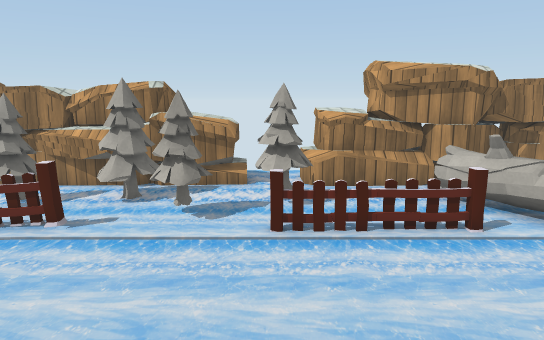
view 1 (above)

18 first-person views from a walk through a 3-D level made in the Unity game engine. The camera is 1.4 m above the floor, tilts 10° down and sees 70° across. The floor is counted in squares, 0.5 m on a side. Each view is taken from the middle of a square. On the plan, view 1 faces up. The plan holds only what a view shows up to about 20 squares ahead; the rest is blank. The place goes on beyond the plan. Some surface patterns are stand-ins.

view 2
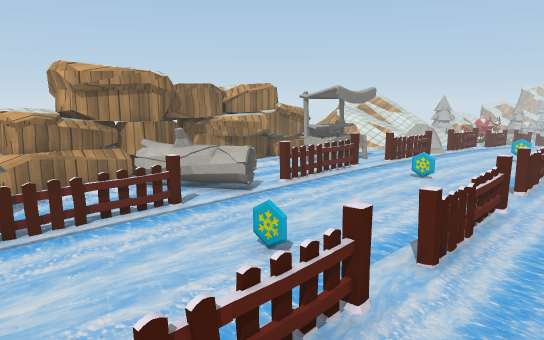

view 3
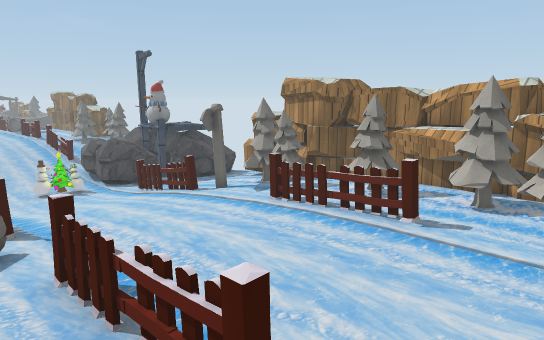

view 4
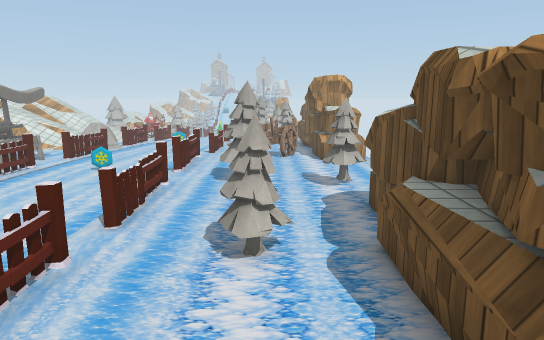

view 5
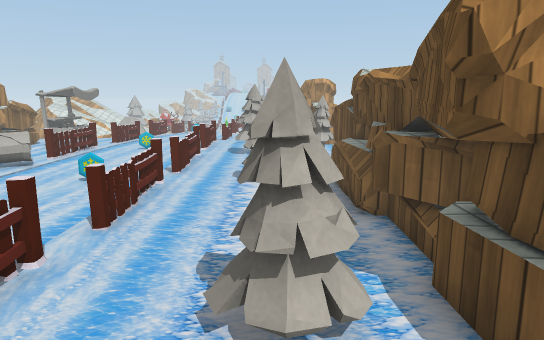

view 6
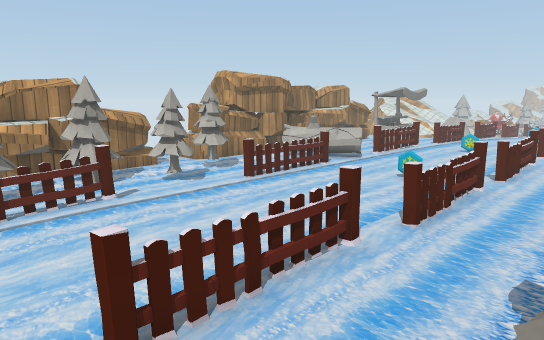

view 7
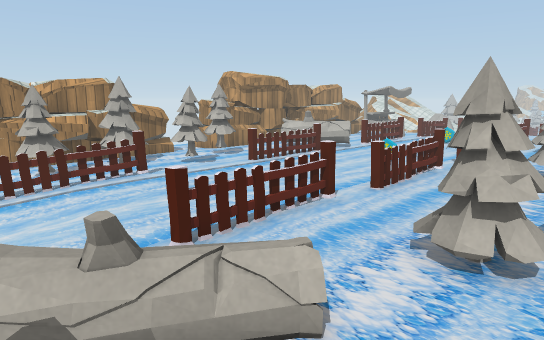

view 8
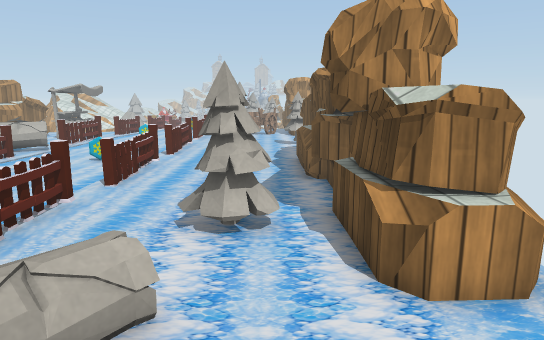

view 9
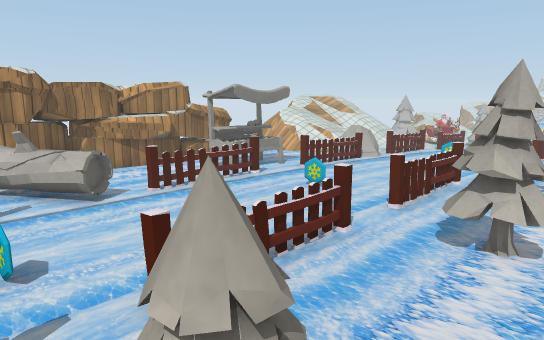

view 10
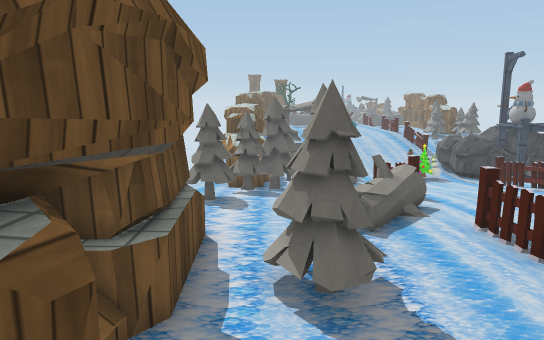

view 11
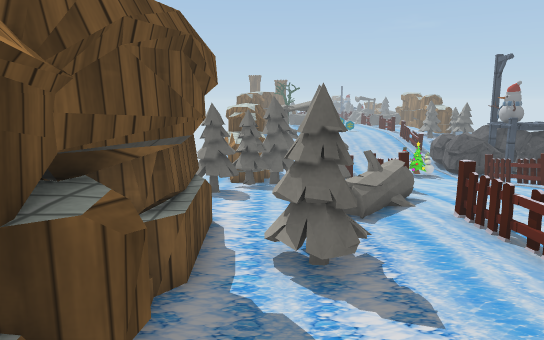

view 12
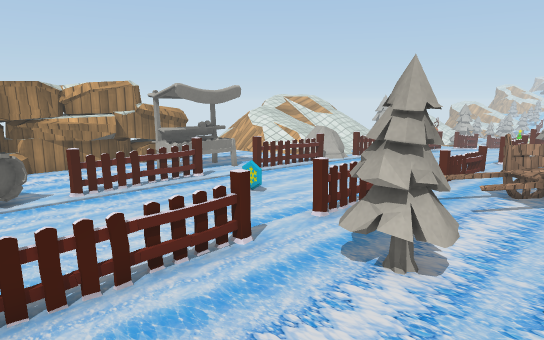

view 13
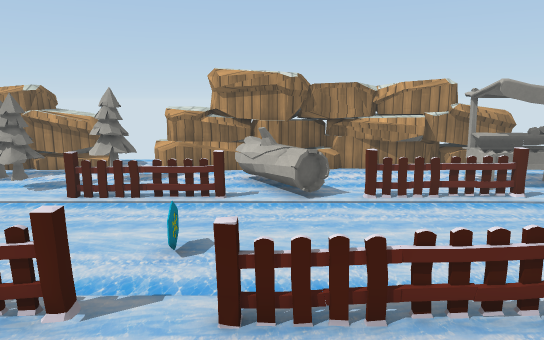

view 14
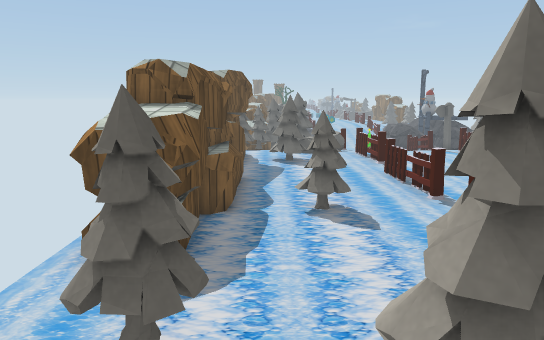

view 15
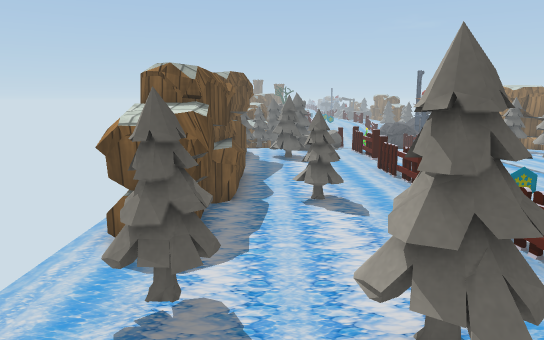

view 16
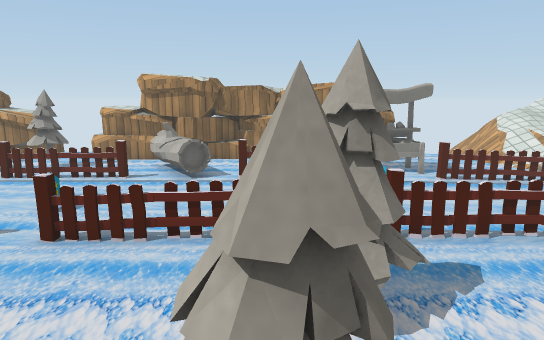

view 17
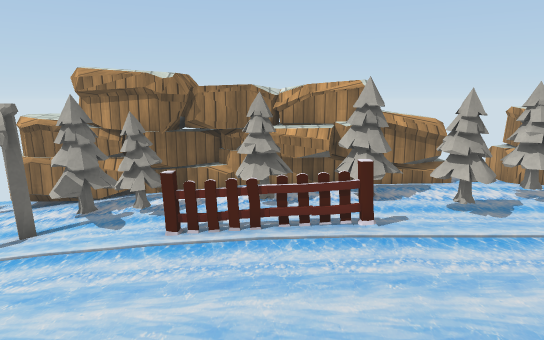

view 18
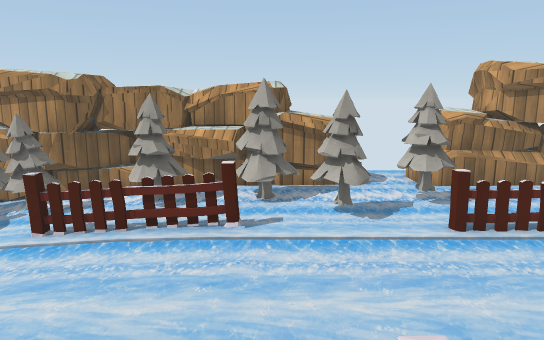

### Floor plan
Key: @ floor where view 1 was taken; # wall or solid block; x gap in a wall; . main floor; - floor 0.25 m lower than the main floor; / step, stairs or slope; = window, fence, low wall or low ledge; ^ raised ledge; O other object.
Columns run from 14 left of view 1 to 16 right of it. Each row starts with its distance up from view 1.
 15              ... ^#    #
 14 ##  ##    #^^=.=^^## #####
 13 ###########^^=..^^##########^^x
 12 -#### ##=##.........=..........
 11 -###=.#=.##...##...==......#==#
 10 O--#=.##...##.#=...===.....x^^#
  9 OO--.O.....#=.......^^=....#xx#
  8 OO--.OOOOO.......OOO.=.O.OOO..O
  7 -----..........................
  6 -----..........................
  5 -----......................O...
  4 -----.............O............
  3 -----..........................
  2 --O  .OOOOOO.O............OOOOO
  1    ==..............O...........
  0  ====#........@..........=....O
 -1  ##  .O...........=......#O....
 -2   #  ....##.......==...........
 -3 #/--.....#=....................
 -4 #==-....=###.=####=.##.==......
 -5  ##=..=^^###########^#..=.....^
 -6    =  x^ #         #^^........^
 -7        #=                     #

Where each view was taken, in squares from view 1:
view 1: 0 up, 0 right, facing up
view 2: 1 down, 1 left, facing up-right
view 3: 0 up, 1 left, facing up-left
view 4: 2 down, 3 left, facing right
view 5: 2 down, 9 left, facing right
view 6: 2 down, 9 left, facing up-right
view 7: 4 down, 11 left, facing up-right
view 8: 3 down, 12 left, facing right
view 9: 3 down, 3 right, facing up-right
view 10: 3 down, 1 right, facing left
view 11: 3 down, 2 right, facing left
view 12: 4 down, 5 right, facing up-right
view 13: 3 down, 6 right, facing up
view 14: 3 down, 14 right, facing left
view 15: 3 down, 15 right, facing left
view 16: 6 down, 10 right, facing up
view 17: 0 up, 7 left, facing up
view 18: 0 up, 4 left, facing up
